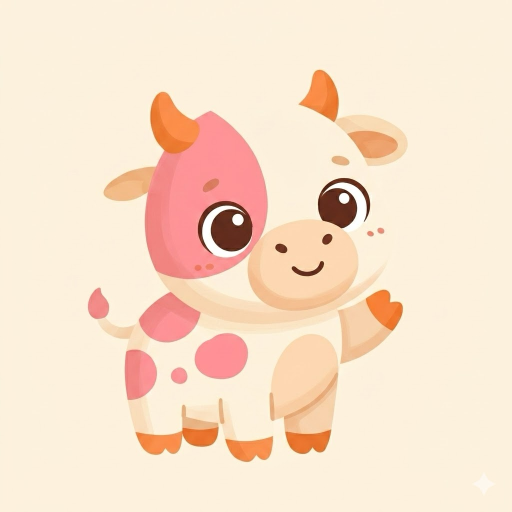
#> input picture art/style-bible/animal_cow.png, 1024 x 1024 px, found by its file name (shown at 1/2 size)
$ python optimize_art.py
#> lines starting #> are read from the running program, lines starting #| are printed output that depends on the picture
#!/usr/bin/env python3
"""Optimize art/style-bible/ masters into bundle-ready assets.

Usage:
  python3 scripts/optimize_art.py                # process all
  python3 scripts/optimize_art.py --asset animal_cow  # match by substring

Per sprite (cream background → transparent):
  1. Crop a 5% border off all sides (removes Gemini sparkle watermark).
  2. Chroma-key the cream #fff5e6 background to alpha=0 with a tolerance,
     plus a thin feather of partial alpha for soft edges.
  3. Tightly crop to non-transparent content + 4 px breathing room.
  4. Resize to 512×512 with aspect preserved on a transparent canvas.
  5. Save to assets/images/games/<game>/<name>.png.

Per scene (watercolor backdrop, no alpha key):
  1. Crop a 3% border off all sides (Gemini sparkle).
  2. Resize to 2048-px width, aspect preserved.
  3. Save to assets/images/games/<game>/<name>.png.

Requires: pip3 install Pillow
"""

from __future__ import annotations

import argparse
import sys
from pathlib import Path

try:
    from PIL import Image, ImageFilter  # type: ignore
except ImportError:
    sys.stderr.write(
        "Pillow is not installed. Run:\n"
        "  pip3 install Pillow\n"
    )
    sys.exit(1)

REPO = Path(__file__).resolve().parent.parent
STYLE_BIBLE = REPO / "art" / "style-bible"

# Sprites are sourced from `art/style-bible/transparent/` — backgrounds
# already removed (typically by remove.bg or Gemini-with-magenta-bg).
# Scenes are sourced directly from `art/style-bible/` since they don't
# need keying — the watercolor wash IS the intended look.
SPRITE_SRC = STYLE_BIBLE / "transparent"

# (source filename relative to its kind's source dir, bundle path, kind)
ASSETS: list[tuple[str, str, str]] = [
    # Zoo sprites
    ("animal_cow.png", "assets/images/games/zoo/animal_cow.png", "sprite"),
    ("animal_bird.png", "assets/images/games/zoo/animal_bird.png", "sprite"),
    ("animal_cat.png", "assets/images/games/zoo/animal_cat.png", "sprite"),
    ("animal_dog.png", "assets/images/games/zoo/animal_dog.png", "sprite"),
    ("animal_duck.png", "assets/images/games/zoo/animal_duck.png", "sprite"),
    ("animal_elephant.png", "assets/images/games/zoo/animal_elephant.png", "sprite"),
    ("animal_sheep.png", "assets/images/games/zoo/animal_sheep.png", "sprite"),
    # Zoo scene (watercolor, not chroma-keyed)
    ("scene_zoo.png", "assets/images/games/zoo/scene_zoo.png", "scene"),
    # (Slice 6 will add: vehicle-car, scene_drive)
]

SPRITE_SIZE = 512
SCENE_WIDTH = 2048
def crop_border(img: Image.Image, percent: float) -> Image.Image:
    w, h = img.size
    dx, dy = int(w * percent), int(h * percent)
    return img.crop((dx, dy, w - dx, h - dy))


def tight_crop(img: Image.Image, padding: int = 4) -> Image.Image:
    """Crop down to the bounding box of non-transparent pixels + padding."""
    bbox = img.getbbox()
    if not bbox:
        return img
    x0, y0, x1, y1 = bbox
    w, h = img.size
    x0 = max(0, x0 - padding)
    y0 = max(0, y0 - padding)
    x1 = min(w, x1 + padding)
    y1 = min(h, y1 + padding)
    return img.crop((x0, y0, x1, y1))


def fit_into_square(img: Image.Image, size: int) -> Image.Image:
    img.thumbnail((size, size), Image.LANCZOS)
    canvas = Image.new("RGBA", (size, size), (0, 0, 0, 0))
    ox = (size - img.width) // 2
    oy = (size - img.height) // 2
    canvas.paste(img, (ox, oy), img)
    return canvas


MAGENTA = (255, 0, 255)

# Distance threshold for the magenta chroma-key. Generous enough to catch
# the anti-aliased semi-magenta gradient at character edges (~70-90%
# magenta fringe pixels). Closest palette colour (blush pink #ff6b9d) is
# distance 205 from pure magenta, so values up to ~150 are safely below
# any legitimate sprite colour.
MAGENTA_THRESH = 130

# After keying, erode the opaque mask by this many pixels. Eliminates any
# residual semi-magenta fringe at the silhouette boundary at the cost of
# shrinking the character by ~1px in a 512px image (visually negligible).
ALPHA_ERODE_PX = 1

# Soft Gaussian on the alpha after erosion so the silhouette isn't a hard
# 1-pixel cut.
ALPHA_FEATHER = 0.8


def has_meaningful_alpha(img: Image.Image, sample_corners: int = 4) -> bool:
    """Return True if the corners are already transparent — i.e. the
    source already has its background removed (came from remove.bg, an
    older bundle, etc.).
    """
    if img.mode != "RGBA":
        return False
    w, h = img.size
    px = img.load()
    if px is None:
        return False
    samples = [px[0, 0], px[w - 1, 0], px[0, h - 1], px[w - 1, h - 1]]
    transparent = sum(1 for s in samples if s[3] < 128)
    return transparent >= sample_corners // 2


def magenta_to_alpha(img: Image.Image) -> Image.Image:
    """Chroma-key magenta #ff00ff to transparency.

    Used when a fresh Gemini sprite arrives with the magenta background
    specified by the updated master prompt. Magenta never appears in our
    art so a simple per-pixel distance threshold is safe and won't bleed
    into character interiors.

    After the keying we erode the opaque mask by [ALPHA_ERODE_PX] pixels
    to remove any residual semi-magenta fringe at the silhouette edge
    (anti-aliased pixels between full magenta and full subject), then
    feather slightly so the silhouette stays soft.
    """
    img = img.convert("RGBA")
    px = img.load()
    if px is None:
        return img
    w, h = img.size
    mr, mg, mb = MAGENTA
    for y in range(h):
        for x in range(w):
            r, g, b, a = px[x, y]
            d = abs(r - mr) + abs(g - mg) + abs(b - mb)
            if d < MAGENTA_THRESH:
                px[x, y] = (r, g, b, 0)

    # Erode opaque region by ALPHA_ERODE_PX pixels — kills the residual
    # magenta-fringe ring. MinFilter shrinks bright (opaque) regions.
    a = img.getchannel("A")
    a = a.filter(ImageFilter.MinFilter(size=2 * ALPHA_ERODE_PX + 1))
    # Soft Gaussian feather so the eroded edge isn't a hard cut.
    a = a.filter(ImageFilter.GaussianBlur(ALPHA_FEATHER))
    img.putalpha(a)
    return img


def process_sprite(src: Path, dst: Path) -> None:
    """Sprite pipeline. Sources can be in three states; the script
    auto-detects which and does the right thing:

    1. Pre-transparent (from remove.bg, or an already-bundled asset) →
       no keying needed, just tight-crop + resize.
    2. Magenta-backgrounded (fresh Gemini output following the updated
       master prompt) → chroma-key magenta then tight-crop + resize.
    3. Anything else → falls through to (2), assumed magenta. Cream
       backgrounds are no longer supported (deprecated workflow).
    """
    img = Image.open(src).convert("RGBA")
    if not has_meaningful_alpha(img):
        # Fresh Gemini output — crop the small "✦" sparkle Gemini stamps
        # into a corner, then chroma-key the magenta backdrop.
        img = crop_border(img, 0.05)
        img = magenta_to_alpha(img)
    img = tight_crop(img)
    img = fit_into_square(img, SPRITE_SIZE)
    dst.parent.mkdir(parents=True, exist_ok=True)
    img.save(dst, "PNG", optimize=True)
    print(f"  sprite  {src.name:24} -> {dst.relative_to(REPO)}  {img.size}")


def process_scene(src: Path, dst: Path) -> None:
    img = Image.open(src).convert("RGB")
    img = crop_border(img, 0.03)
    new_w = SCENE_WIDTH
    new_h = int(round(img.height * (new_w / img.width)))
    img = img.resize((new_w, new_h), Image.LANCZOS)
    dst.parent.mkdir(parents=True, exist_ok=True)
    img.save(dst, "PNG", optimize=True)
    print(f"  scene   {src.name:24} -> {dst.relative_to(REPO)}  {img.size}")


def main() -> None:
    parser = argparse.ArgumentParser(description=__doc__)
    parser.add_argument(
        "--asset", help="process only sources whose filename contains this string"
    )
    args = parser.parse_args()

    for src_name, bundle_path, kind in ASSETS:
        if args.asset and args.asset not in src_name:
            continue
        src_dir = SPRITE_SRC if kind == "sprite" else STYLE_BIBLE
        src = src_dir / src_name
        dst = REPO / bundle_path
        if not src.exists():
            print(f"  skip    {src_name:24} (master missing)", file=sys.stderr)
            continue
        if kind == "sprite":
            process_sprite(src, dst)
#> in has_meaningful_alpha, `samples = [px[0, 0], px[w - 1, 0], px[0, h - 1], px[w - 1, h - 1]]`: samples = [(253, 241, 221, 255), (252, 241, 222, 255), (253, 241, 221, 255), (252, 240, 220, 255)]
#> in has_meaningful_alpha, `transparent = sum(1 for s in samples if s[3] < 128)`: transparent = 0
#> in crop_border, `w, h = img.size`: w = 1024
#> in crop_border, `dx, dy = int(w * percent), int(h * percent)`: dx = 51
#> in crop_border, `return img.crop((dx, dy, w - dx, h - dy))`:
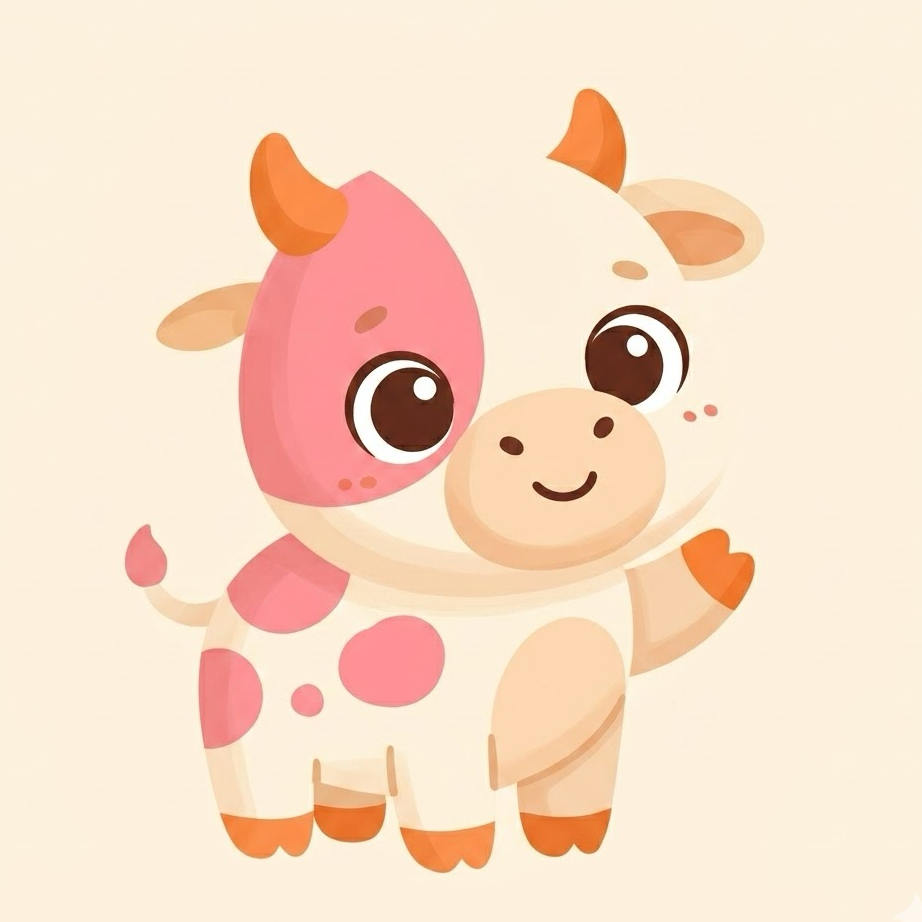
#> returned value: PIL image 922x922 RGBA; mean R, G, B, A 248.5, 221.6, 199.4, 255
#> in magenta_to_alpha, `a = img.getchannel("A")`: a: PIL image 922x922 L; every value is 255
#> in tight_crop, `bbox = img.getbbox()`: bbox = (0, 0, 922, 922)
#> in tight_crop, `x0, y0, x1, y1 = bbox`: x0 = 0; x1 = 922
#> in fit_into_square, `canvas = Image.new("RGBA", (size, size), (0, 0, 0, 0))`: canvas: PIL image 512x512 RGBA; every value is 0
#|   sprite  animal_cow.png           -> assets/images/games/zoo/animal_cow.png  (512, 512)
        else:
            process_scene(src, dst)
#> pass 2 of the loop in main, `for src_name, bundle_path, kind in ASSETS:`:
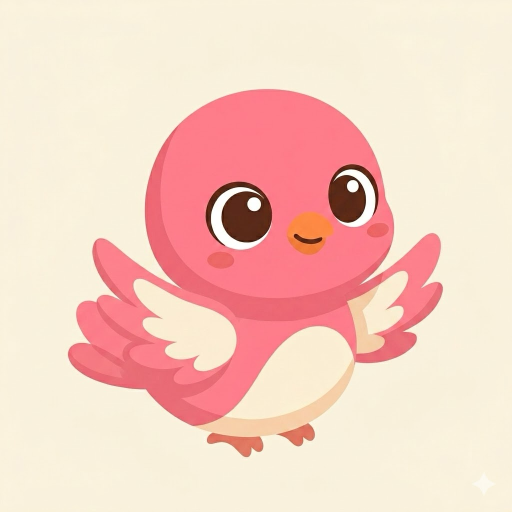
#> input picture art/style-bible/animal_bird.png, 1024 x 1024 px, found by its file name (shown at 1/2 size)
#> in crop_border (call 2), `return img.crop((dx, dy, w - dx, h - dy))`:
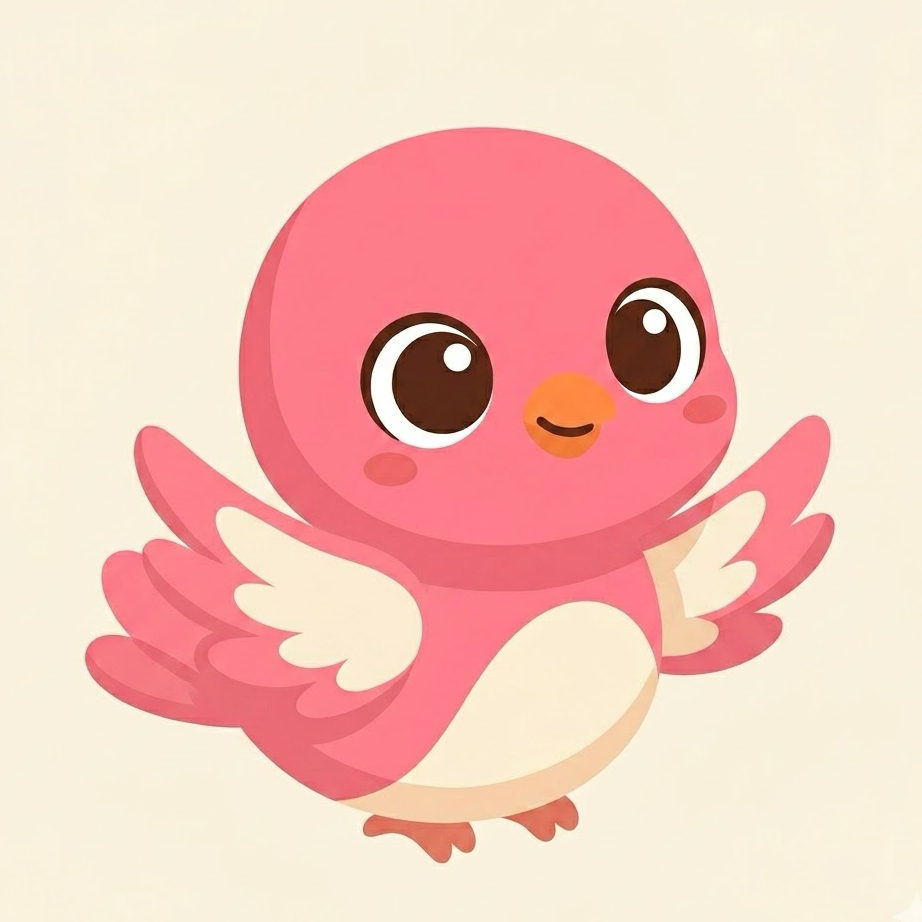
#> returned value: PIL image 922x922 RGBA; mean R, G, B, A 245.2, 201.1, 189.1, 255
#|   sprite  animal_bird.png          -> assets/images/games/zoo/animal_bird.png  (512, 512)
#> pass 3 of the loop in main, `for src_name, bundle_path, kind in ASSETS:`:
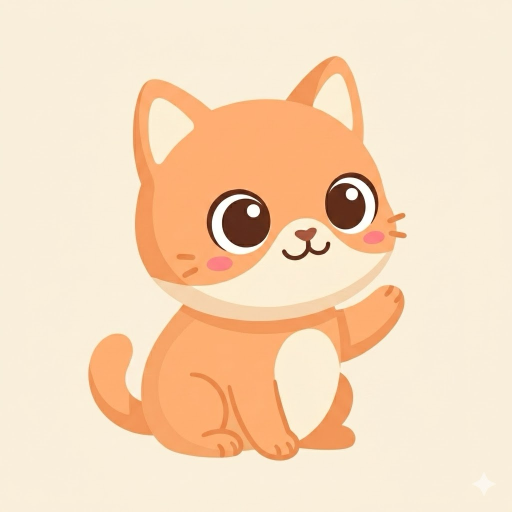
#> input picture art/style-bible/animal_cat.png, 1024 x 1024 px, found by its file name (shown at 1/2 size)
#> in crop_border (call 3), `return img.crop((dx, dy, w - dx, h - dy))`:
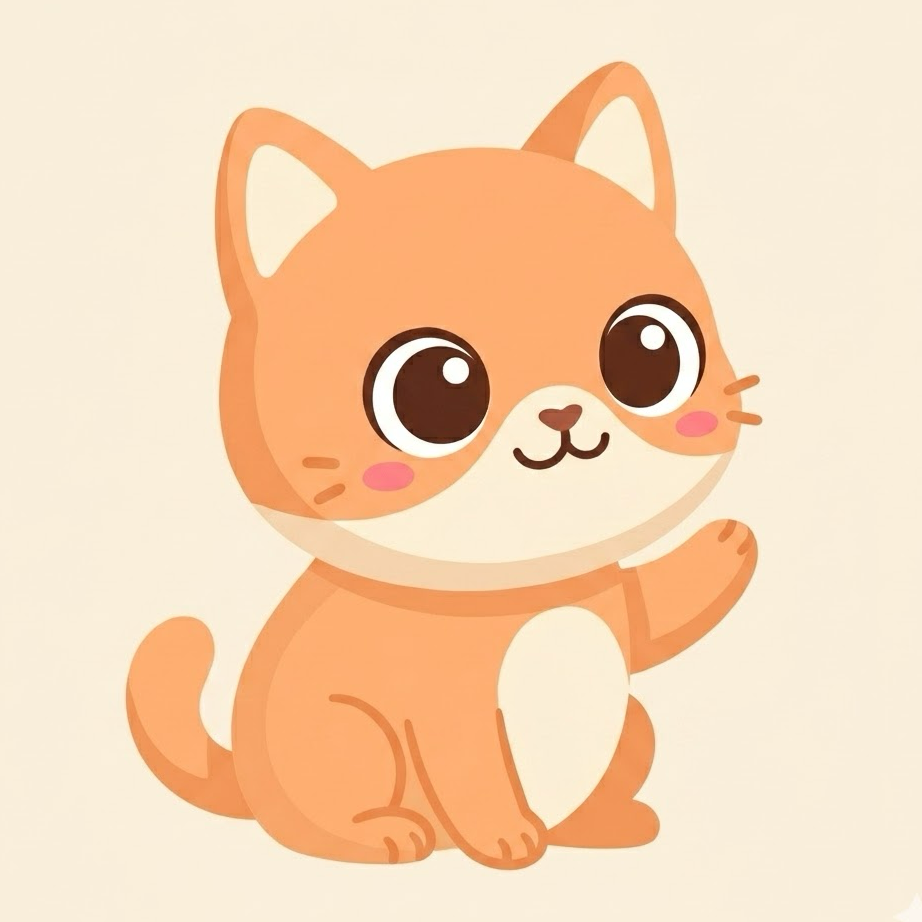
#> returned value: PIL image 922x922 RGBA; mean R, G, B, A 246.4, 214, 182.4, 255
#|   sprite  animal_cat.png           -> assets/images/games/zoo/animal_cat.png  (512, 512)
#> the loop made 8 passes; the first 3 are shown


if __name__ == "__main__":
    main()
